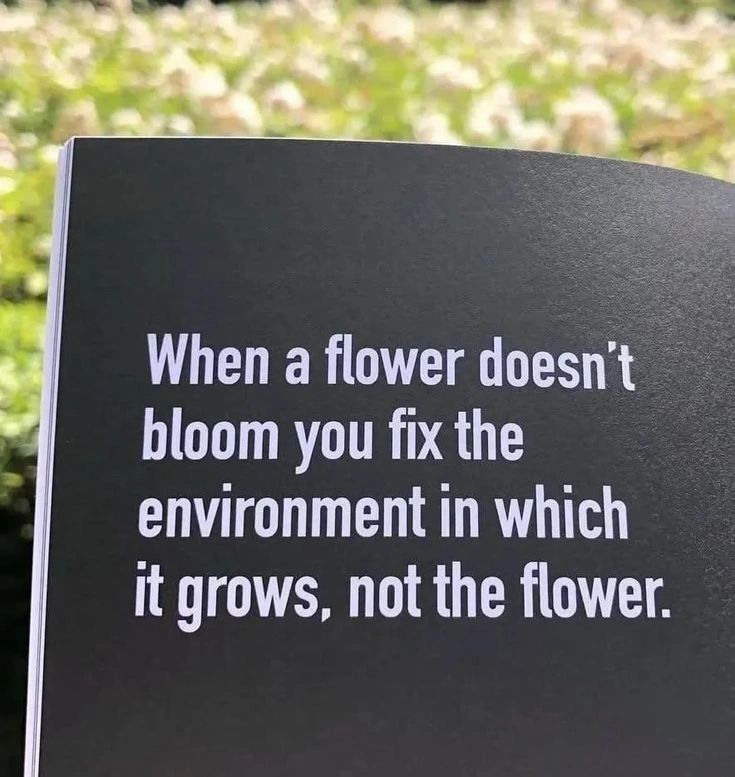
#> input picture image.jpeg, 735 x 777 px, found by its file name
$ python Day89.py
#> lines starting #> are read from the running program, lines starting #| are printed output that depends on the picture
# Program to find resolution of image
import cv2
img = cv2.imread("image.JPEG")
#> img is the input picture: shape (777, 735, 3); mean B, G, R 97.6, 105.9, 106.7
hei = img.shape[0]
#> hei = 777
w = img.shape[1]
#> w = 735
print(hei)
#| 777
print(w)
#| 735
print(str(hei)+ " x " + str(w))
#| 777 x 735

import os
# Change this to your image path
file_path = "image.JPEG"
# Get size in bytes
file_size = os.path.getsize(file_path)
# Convert to MB
size_in_mb = file_size / (1024 * 1024)
print(f"Image size: {size_in_mb:.2f} MB")

# Program to blur an image
import cv2
img = cv2.imread("image.JPEG")
blur_Image = cv2.blur(img,(10,10))
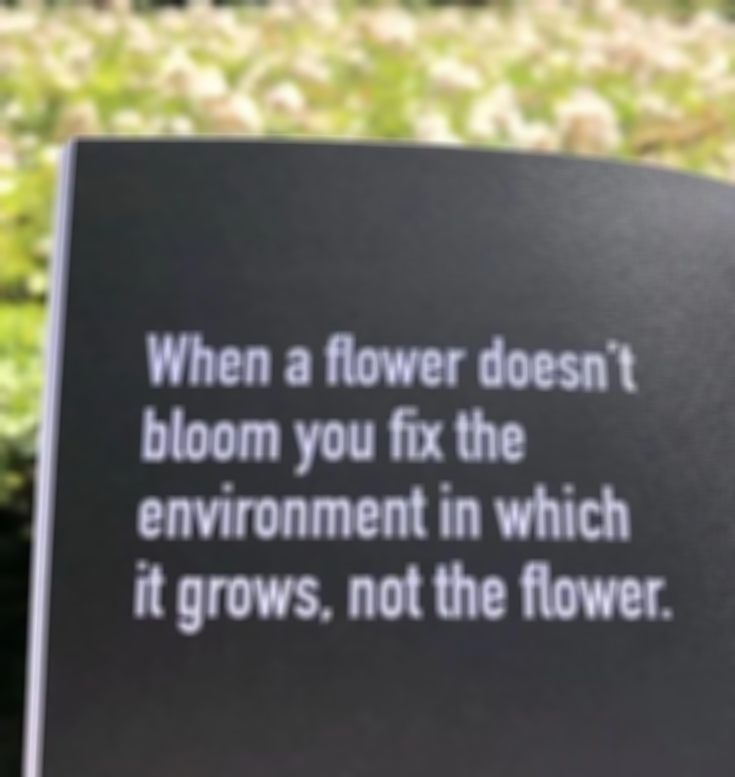
#> blur_Image: shape (777, 735, 3); mean B, G, R 97.6, 106, 106.7
cv2.imshow("Title of real image", img)
cv2.imshow("Title image", blur_Image)
cv2.waitKey(0)
